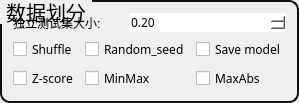
            <widget class="QGroupBox" name="groupBox_7">
             <property name="sizePolicy">
              <sizepolicy hsizetype="Preferred" vsizetype="Fixed">
               <horstretch>0</horstretch>
               <verstretch>0</verstretch>
              </sizepolicy>
             </property>
             <property name="maximumSize">
              <size>
               <width>16777215</width>
               <height>16777215</height>
              </size>
             </property>
             <property name="styleSheet">
              <string notr="true">QGroupBox{
    border: 2px solid rgb(17, 17, 17);
    border-radius: 10px;
    margin-top: 0.5em;
	font-family: &quot;黑体&quot;;
    font-size: 20px;
}

QGroupBox::title {
    subcontrol-origin: margin;
    subcontrol-position: top left;
    padding: 0 3px;
}
</string>
             </property>
             <property name="title">
              <string>数据划分</string>
             </property>
             <layout class="QVBoxLayout" name="verticalLayout_9">
              <item>
               <layout class="QHBoxLayout" name="horizontalLayout_4" stretch="7,10">
                <item>
                 <widget class="QLabel" name="label">
                  <property name="text">
                   <string>独立测试集大小:</string>
                  </property>
                  <property name="alignment">
                   <set>Qt::AlignJustify|Qt::AlignVCenter</set>
                  </property>
                 </widget>
                </item>
                <item>
                 <widget class="QDoubleSpinBox" name="doubleSpinBox">
                  <property name="font">
                   <font>
                    <family>微软雅黑</family>
                   </font>
                  </property>
                  <property name="styleSheet">
                   <string notr="true">QDoubleSpinBox {
    border: none;
    border-radius: 2px;
    background-color: white;
}
</string>
                  </property>
                  <property name="minimum">
                   <double>0.010000000000000</double>
                  </property>
                  <property name="maximum">
                   <double>0.990000000000000</double>
                  </property>
                  <property name="singleStep">
                   <double>0.010000000000000</double>
                  </property>
                  <property name="value">
                   <double>0.200000000000000</double>
                  </property>
                 </widget>
                </item>
               </layout>
              </item>
              <item>
               <layout class="QGridLayout" name="gridLayout_2">
                <item row="0" column="0">
                 <widget class="QCheckBox" name="checkBox">
                  <property name="font">
                   <font>
                    <family>微软雅黑</family>
                    <pointsize>9</pointsize>
                    <weight>50</weight>
                    <bold>false</bold>
                   </font>
                  </property>
                  <property name="toolTip">
                   <string>&lt;html&gt;&lt;head/&gt;&lt;body&gt;&lt;p align=&quot;justify&quot;&gt;&lt;span style=&quot; font-size:12pt;&quot;&gt;shuffle参数可以用来控制训练数据的顺序是否打乱。在机器学习中，打乱训练数据的顺序可以帮助模型更好地学习特征和避免出现过拟合的问题.当shuffle参数设置为True时，训练数据会被随机打乱，否则训练数据会按照原始顺序使用。&lt;/span&gt;&lt;/p&gt;&lt;/body&gt;&lt;/html&gt;</string>
                  </property>
                  <property name="text">
                   <string>Shuffle</string>
                  </property>
                 </widget>
                </item>
                <item row="0" column="1">
                 <widget class="QCheckBox" name="checkBox_2">
                  <property name="font">
                   <font>
                    <family>微软雅黑</family>
                    <pointsize>9</pointsize>
                   </font>
                  </property>
                  <property name="toolTip">
                   <string>&lt;html&gt;&lt;head/&gt;&lt;body&gt;&lt;p align=&quot;justify&quot;&gt;&lt;span style=&quot; font-size:12pt;&quot;&gt;random_seed是为random_state参数提供一个随机种子，为了控制每次生成的随机数相同，保证结果的可重复性。在某些情况下，我们需要多次运行相同的代码，以得到平均结果或对结果进行比较。如果不设置random_state参数，每次生成的随机数将不同，这样就无法保证结果的一致性。&lt;/span&gt;&lt;/p&gt;&lt;/body&gt;&lt;/html&gt;</string>
                  </property>
                  <property name="text">
                   <string>Random_seed</string>
                  </property>
                 </widget>
                </item>
                <item row="0" column="2">
                 <widget class="QCheckBox" name="checkBox_3">
                  <property name="font">
                   <font>
                    <family>微软雅黑</family>
                    <pointsize>9</pointsize>
                   </font>
                  </property>
                  <property name="text">
                   <string>Save model</string>
                  </property>
                 </widget>
                </item>
                <item row="1" column="0">
                 <widget class="QCheckBox" name="checkBox_4">
                  <property name="font">
                   <font>
                    <family>微软雅黑</family>
                   </font>
                  </property>
                  <property name="toolTip">
                   <string>&lt;!DOCTYPE HTML PUBLIC &quot;-//W3C//DTD HTML 4.0//EN&quot; &quot;http://www.w3.org/TR/REC-html40/strict.dtd&quot;&gt;
&lt;html&gt;&lt;head&gt;&lt;meta name=&quot;qrichtext&quot; content=&quot;1&quot; /&gt;&lt;style type=&quot;text/css&quot;&gt;
p, li { white-space: pre-wrap; }
&lt;/style&gt;&lt;/head&gt;&lt;body style=&quot; font-family:'SimSun'; font-size:9pt; font-weight:400; font-style:normal;&quot;&gt;
&lt;p style=&quot; margin-top:0px; margin-bottom:0px; margin-left:0px; margin-right:0px; -qt-block-indent:0; text-indent:0px;&quot;&gt;&lt;span style=&quot; font-size:12pt;&quot;&gt;Z-score标准化(Standardization)：将数据缩放到均值为0，标准差为1的正态分布。对于每个特征，将原始值减去均值，然后除以标准差。&lt;/span&gt;&lt;/p&gt;&lt;/body&gt;&lt;/html&gt;</string>
                  </property>
                  <property name="text">
                   <string>Z-score</string>
                  </property>
                  <property name="autoExclusive">
                   <bool>false</bool>
                  </property>
                 </widget>
                </item>
                <item row="1" column="1">
                 <widget class="QCheckBox" name="checkBox_5">
                  <property name="sizePolicy">
                   <sizepolicy hsizetype="Fixed" vsizetype="Fixed">
                    <horstretch>0</horstretch>
                    <verstretch>0</verstretch>
                   </sizepolicy>
                  </property>
                  <property name="minimumSize">
                   <size>
                    <width>95</width>
                    <height>0</height>
                   </size>
                  </property>
                  <property name="font">
                   <font>
                    <family>微软雅黑</family>
                   </font>
                  </property>
                  <property name="toolTip">
                   <string>&lt;!DOCTYPE HTML PUBLIC &quot;-//W3C//DTD HTML 4.0//EN&quot; &quot;http://www.w3.org/TR/REC-html40/strict.dtd&quot;&gt;
&lt;html&gt;&lt;head&gt;&lt;meta name=&quot;qrichtext&quot; content=&quot;1&quot; /&gt;&lt;style type=&quot;text/css&quot;&gt;
p, li { white-space: pre-wrap; }
&lt;/style&gt;&lt;/head&gt;&lt;body style=&quot; font-family:'SimSun'; font-size:9pt; font-weight:400; font-style:normal;&quot;&gt;
&lt;p align=&quot;justify&quot; style=&quot; margin-top:12px; margin-bottom:12px; margin-left:0px; margin-right:0px; -qt-block-indent:0; text-indent:0px;&quot;&gt;&lt;span style=&quot; font-size:12pt;&quot;&gt;最小-最大规范化(Min-Max Scaling)：将数据缩放到[0,1]的范围内。对于每个特征，将原始值减去最小值，然后除以最大值和最小值之差。&lt;/span&gt;&lt;/p&gt;&lt;/body&gt;&lt;/html&gt;</string>
                  </property>
                  <property name="text">
                   <string>MinMax</string>
                  </property>
                  <property name="autoExclusive">
                   <bool>false</bool>
                  </property>
                 </widget>
                </item>
                <item row="1" column="2">
                 <widget class="QCheckBox" name="checkBox_6">
                  <property name="sizePolicy">
                   <sizepolicy hsizetype="Fixed" vsizetype="Fixed">
                    <horstretch>0</horstretch>
                    <verstretch>0</verstretch>
                   </sizepolicy>
                  </property>
                  <property name="minimumSize">
                   <size>
                    <width>75</width>
                    <height>0</height>
                   </size>
                  </property>
                  <property name="font">
                   <font>
                    <family>微软雅黑</family>
                   </font>
                  </property>
                  <property name="toolTip">
                   <string>&lt;html&gt;&lt;head/&gt;&lt;body&gt;&lt;p align=&quot;justify&quot;&gt;&lt;span style=&quot; font-size:12pt;&quot;&gt;MaxAbsScaler：首先计算每个特征的最大绝对值，再将每个特征除以其最大值绝对值，从而将特征缩放到[-1,1]之间。这种缩放方式保留了特征的符号信息，且不会破坏数据的稀疏性。&lt;/span&gt;&lt;/p&gt;&lt;/body&gt;&lt;/html&gt;</string>
                  </property>
                  <property name="text">
                   <string>MaxAbs</string>
                  </property>
                  <property name="autoExclusive">
                   <bool>false</bool>
                  </property>
                 </widget>
                </item>
               </layout>
              </item>
             </layout>
            </widget>
